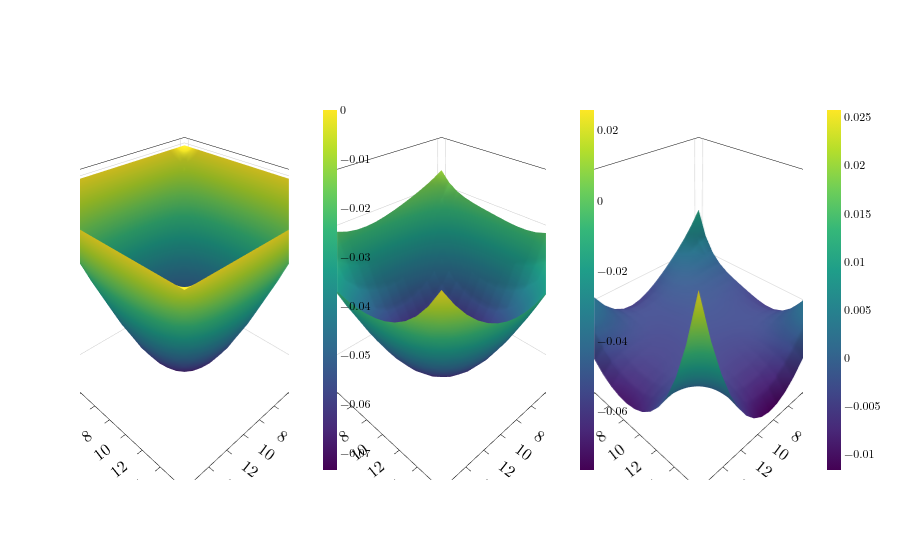

The cell this chart's notebook holds for it:
### Code cell
coords_grid = qewton.DEFAULT_DL_BACKEND.load_data(path + "coordinates.pt")
fem_grid = qewton.DEFAULT_DL_BACKEND.load_data(path + "solution.pt")

data_config = qewton.DataConfiguration(
    qewton.GeometryAxes(qewton.geometries.GridGeometry(X, coords_grid)),
    qewton.FeatureAxes(variable=U)
)

layout = pde_pipeline.visualize(model.output_ports[0], 
                             reference=fem_grid, 
                             reference_config=data_config, 
                             plot_type=qewton.viz.SurfacePlot, 
                             x = X[0], y =  X[1])
qewton.viz.Figure(layout).show()

### Figure 1 — Plotly figure (JSON) as saved in the notebook; plotly's stock layout.template omitted (floating-point values rounded to 4 significant figures; data arrays with more than 128 entries replaced by an {"elided": "..."} marker saying what was removed)
{"data": [{"colorbar": {"len": 1, "thickness": 14, "thicknessmode": "pixels", "x": 0.3222, "y": 0.5}, "colorscale": [[0, "#440154"], [0.1111, "#482878"], [0.2222, "#3e4989"], [0.3333, "#31688e"], [0.4444, "#26828e"], [0.5556, "#1f9e89"], [0.6667, "#35b779"], [0.7778, "#6ece58"], [0.8889, "#b5de2b"], [1, "#fde725"]], "scene": "scene", "showscale": true, "type": "surface", "z": {"elided": "17x17 float values"}}, {"colorbar": {"len": 1, "thickness": 14, "thicknessmode": "pixels", "x": 0.6778, "y": 0.5}, "colorscale": [[0, "#440154"], [0.1111, "#482878"], [0.2222, "#3e4989"], [0.3333, "#31688e"], [0.4444, "#26828e"], [0.5556, "#1f9e89"], [0.6667, "#35b779"], [0.7778, "#6ece58"], [0.8889, "#b5de2b"], [1, "#fde725"]], "scene": "scene2", "showscale": true, "type": "surface", "z": {"elided": "17x17 float values"}}, {"colorbar": {"len": 1, "thickness": 14, "thicknessmode": "pixels", "x": 1.02, "y": 0.5}, "colorscale": [[0, "#440154"], [0.1111, "#482878"], [0.2222, "#3e4989"], [0.3333, "#31688e"], [0.4444, "#26828e"], [0.5556, "#1f9e89"], [0.6667, "#35b779"], [0.7778, "#6ece58"], [0.8889, "#b5de2b"], [1, "#fde725"]], "scene": "scene3", "showscale": true, "type": "surface", "z": {"elided": "17x17 float values"}}], "layout": {"font": {"color": "black", "family": "Latin Modern Roman, CMU Serif, Georgia, serif", "size": 12}, "legend": {"bgcolor": "white", "bordercolor": "black", "borderwidth": 1}, "paper_bgcolor": "white", "plot_bgcolor": "white", "scene": {"bgcolor": "white", "domain": {"x": [0, 0.2889], "y": [0, 1]}, "xaxis": {"backgroundcolor": "white", "gridcolor": "#cccccc", "linecolor": "black", "mirror": true, "showbackground": true, "showgrid": false, "showline": true, "tickcolor": "black", "tickfont": {"color": "black", "size": 14}, "ticks": "outside", "title": {"text": "$x_1$"}, "type": "linear", "zerolinecolor": "#cccccc"}, "yaxis": {"backgroundcolor": "white", "gridcolor": "#cccccc", "linecolor": "black", "mirror": true, "showbackground": true, "showgrid": false, "showline": true, "tickcolor": "black", "tickfont": {"color": "black", "size": 14}, "ticks": "outside", "title": {"text": "$x_2$"}, "type": "linear", "zerolinecolor": "#cccccc"}, "zaxis": {"backgroundcolor": "white", "gridcolor": "#cccccc", "linecolor": "black", "mirror": true, "showbackground": true, "showgrid": false, "showline": true, "tickcolor": "black", "tickfont": {"color": "black", "size": 14}, "ticks": "outside", "title": {"font": {"color": "black", "size": 14}}, "zerolinecolor": "#cccccc"}}, "scene2": {"bgcolor": "white", "domain": {"x": [0.3556, 0.6444], "y": [0, 1]}, "xaxis": {"backgroundcolor": "white", "gridcolor": "#cccccc", "linecolor": "black", "mirror": true, "showbackground": true, "showgrid": false, "showline": true, "tickcolor": "black", "tickfont": {"color": "black", "size": 14}, "ticks": "outside", "title": {"text": "$x_1$"}, "type": "linear", "zerolinecolor": "#cccccc"}, "yaxis": {"backgroundcolor": "white", "gridcolor": "#cccccc", "linecolor": "black", "mirror": true, "showbackground": true, "showgrid": false, "showline": true, "tickcolor": "black", "tickfont": {"color": "black", "size": 14}, "ticks": "outside", "title": {"text": "$x_2$"}, "type": "linear", "zerolinecolor": "#cccccc"}, "zaxis": {"backgroundcolor": "white", "gridcolor": "#cccccc", "linecolor": "black", "mirror": true, "showbackground": true, "showgrid": false, "showline": true, "tickcolor": "black", "tickfont": {"color": "black", "size": 14}, "ticks": "outside", "title": {"font": {"color": "black", "size": 14}}, "zerolinecolor": "#cccccc"}}, "scene3": {"bgcolor": "white", "domain": {"x": [0.7111, 1], "y": [0, 1]}, "xaxis": {"backgroundcolor": "white", "gridcolor": "#cccccc", "linecolor": "black", "mirror": true, "showbackground": true, "showgrid": false, "showline": true, "tickcolor": "black", "tickfont": {"color": "black", "size": 14}, "ticks": "outside", "title": {"text": "$x_1$"}, "type": "linear", "zerolinecolor": "#cccccc"}, "yaxis": {"backgroundcolor": "white", "gridcolor": "#cccccc", "linecolor": "black", "mirror": true, "showbackground": true, "showgrid": false, "showline": true, "tickcolor": "black", "tickfont": {"color": "black", "size": 14}, "ticks": "outside", "title": {"text": "$x_2$"}, "type": "linear", "zerolinecolor": "#cccccc"}, "zaxis": {"backgroundcolor": "white", "gridcolor": "#cccccc", "linecolor": "black", "mirror": true, "showbackground": true, "showgrid": false, "showline": true, "tickcolor": "black", "tickfont": {"color": "black", "size": 14}, "ticks": "outside", "title": {"font": {"color": "black", "size": 14}}, "zerolinecolor": "#cccccc"}}, "showlegend": true, "title": {"font": {"color": "black", "size": 20}}, "uirevision": true, "xaxis": {"gridcolor": "#cccccc", "linecolor": "black", "mirror": true, "showgrid": false, "showline": true, "tickcolor": "black", "tickfont": {"color": "black", "size": 14}, "ticks": "outside", "title": {"font": {"color": "black", "size": 14}}, "zerolinecolor": "#cccccc"}, "yaxis": {"gridcolor": "#cccccc", "linecolor": "black", "mirror": true, "showgrid": false, "showline": true, "tickcolor": "black", "tickfont": {"color": "black", "size": 14}, "ticks": "outside", "title": {"font": {"color": "black", "size": 14}}, "zerolinecolor": "#cccccc"}}}
